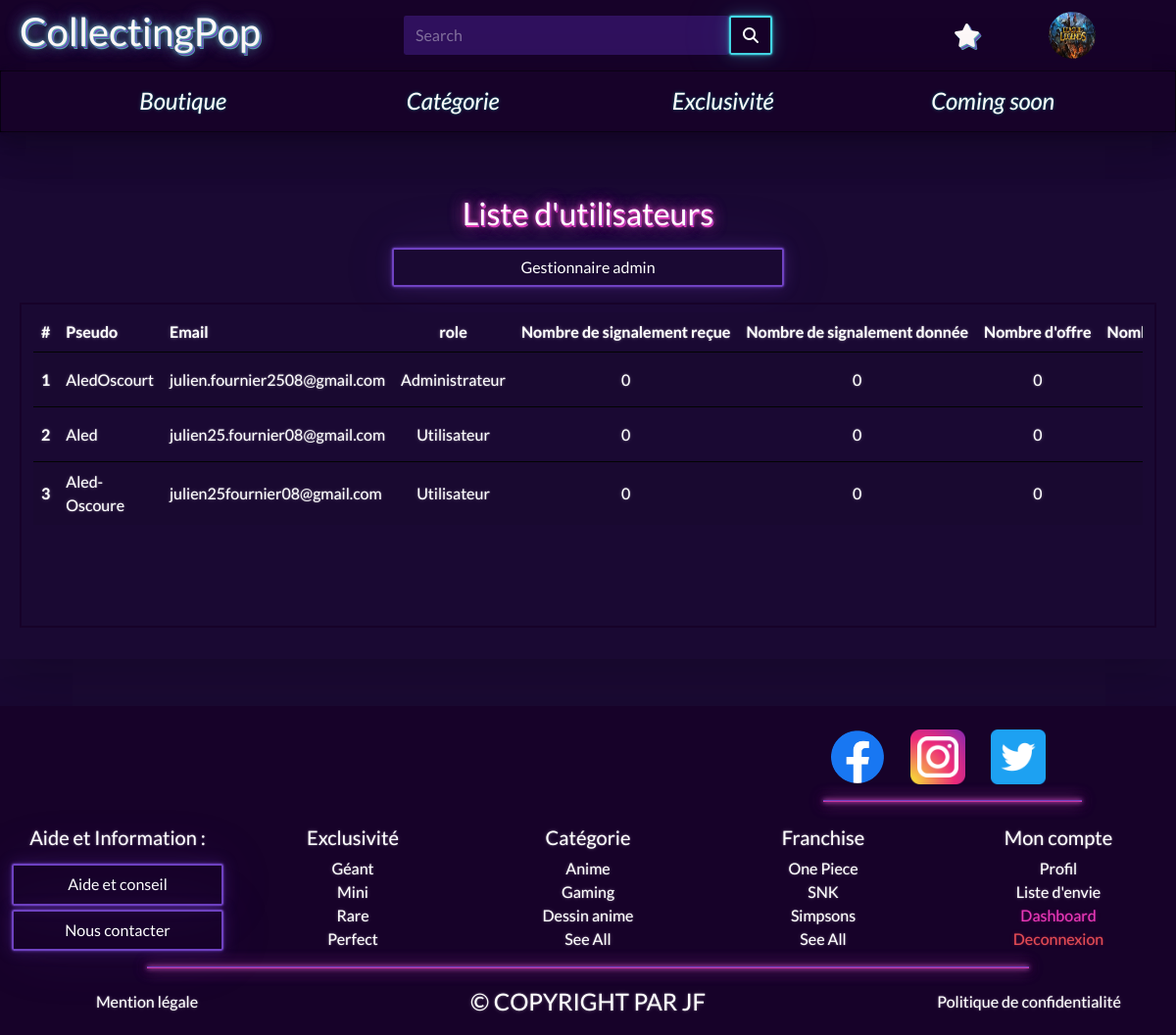
/admin/usersGestion.php (signed in), run on an earlier commit of the app's database.
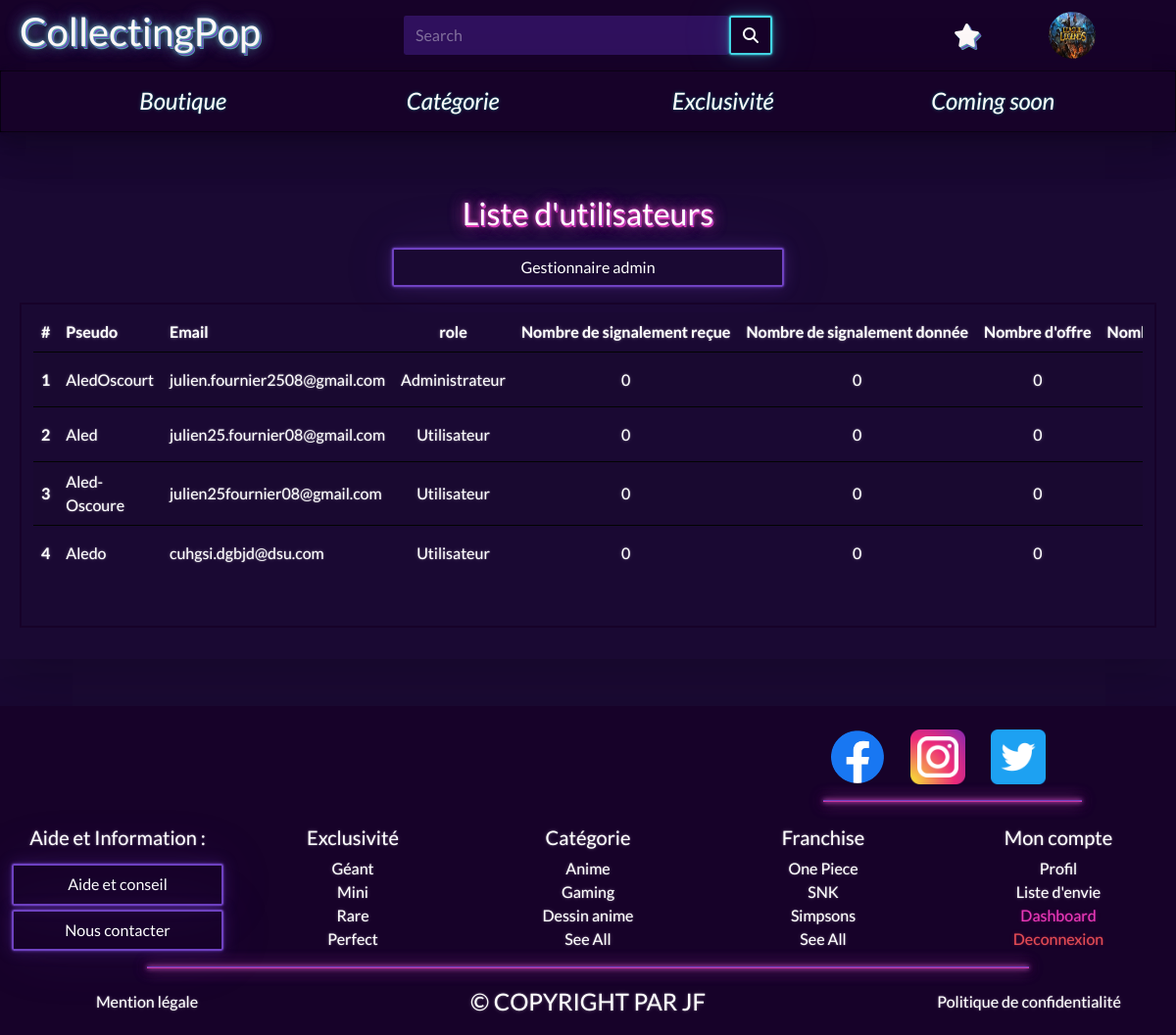
And on a later commit of the database.
### tables this page shows
CREATE TABLE `s4u3u_users` (
  `id` int(11) NOT NULL AUTO_INCREMENT,
  `profilePicture` varchar(255) DEFAULT NULL,
  `userName` varchar(25) NOT NULL,
  `email` varchar(255) NOT NULL,
  `password` varchar(255) NOT NULL,
  `registerDate` date NOT NULL,
  `id_roles` int(11) NOT NULL,
  PRIMARY KEY (`id`),
  KEY `users_roles_FK` (`id_roles`),
  CONSTRAINT `users_roles_FK` FOREIGN KEY (`id_roles`) REFERENCES `s4u3u_roles` (`id`)
);

CREATE TABLE `s4u3u_roles` (
  `id` int(11) NOT NULL AUTO_INCREMENT,
  `name` varchar(25) NOT NULL,
  PRIMARY KEY (`id`)
);

### models/database.php (called while the page is built)
<?php
class database
{
    private static $db = NULL;
    protected function __construct()
    {
        if (is_null(self::$db)) {
            try {
                self::$db = new PDO('mysql:host=localhost; dbname=collectingpop;charset=UTF8', 'root', 'Aled2525');
                self::$db->setAttribute(PDO::ATTR_ERRMODE, PDO::ERRMODE_EXCEPTION);
            } catch (Exception $error) {
                die($error->getMessage());
            }
        }
        return self::$db;
    }
}

### admin/controllers/adminGestionControllers.php (called while the page is built, shortened)
<?php
$user = new users;
$usersList = $user->getUsersList();

### models/usersModel.php (called while the page is built, shortened)
<?php
class users extends database
{
    protected $db;
    public function __construct()
    {
        $this->db = parent::__construct();
    }
    public function getUsersList()
    {
        $query = 'SELECT user.id,userName,email,roles.name,count(opi.id) AS nbrOpinions,COUNT(CASE WHEN rep.id_users = user.id THEN rep.id_users END) AS nbrReportsTaken,COUNT(CASE WHEN rep.id_users_write = user.id THEN rep.id_users_write END) AS nbrReportsGifted,count(offer.id) AS nbrOffer '
            . 'FROM `s4u3u_users` AS user '
            . 'INNER JOIN `s4u3u_roles` AS roles '
            . 'ON user.id_roles = roles.id '
            . 'LEFT JOIN `s4u3u_opinions` AS opi '
            . 'ON user.id = opi.id_users '
            . 'LEFT JOIN `s4u3u_offers` As offer '
            . 'ON user.id = opi.id_users AND offer.id = opi.id_offers '
            . 'LEFT JOIN `s4u3u_reports` AS rep '
            . 'ON user.id IN (rep.id_users,rep.id_users_write) '
            . 'GROUP BY user.id ';
        $queryExecute = $this->db->query($query);
        return $queryExecute->fetchAll(PDO::FETCH_OBJ);
    }
}

### admin/usersGestion.php (the view, shortened to what this page needs)
<?php
require_once '../models/database.php';
require_once '../models/usersModel.php';
require_once 'controllers/adminGestionControllers.php';
require_once '../include/header.php';
?>
<div class="container-fluid my-5 py-3 shadow-lg">
    <div class="row mb-3">
        <h2 class="text-center pagesTitles text-white ">Liste&nbsp;d'utilisateurs</h2>
    </div>
    <div class="row">
        <?php require_once '../include/adminSidebar.php'; ?>
    </div>
    <div class="row d-md-flex gap-md-3 mx-md-2 my-3">
        <div class="col-lg border border-2 border-dark pt-2" action="usersGestion.php" method="POST">
            <div class="table-responsive tableSeeAll">
                <table class="table table-md table-hover table-striped tableAdmin">
                    <thead>
                        <tr>
                            <th scope="col">#</th>
                            <th scope="col">Pseudo</th>
                            <th scope="col">Email</th>
                            <th scope="col" class="text-center">role</th>
                            <th scope="col" class="text-center">Nombre&nbsp;de&nbsp;signalement&nbsp;reçue</th>
                            <th scope="col" class="text-center">Nombre&nbsp;de&nbsp;signalement&nbsp;donnée</th>
                            <th scope="col" class="text-center">Nombre&nbsp;d'offre</th>
                            <th scope="col" class="text-center">Nombre&nbsp;d'avis</th>
                        </tr>
                    </thead>
                    <tbody>
                        <?php foreach ($usersList as $users) { ?>
                            <tr>
                                <th class="align-middle" scope="row"><?= $users->id; ?></th>
                                <td class="align-middle"><?= $users->userName; ?></td>
                                <td class="align-middle"><?= $users->email; ?></td>
                                <td class="text-center align-middle"><?= $users->name; ?></td>
                                <td class="text-center align-middle"><?= $users->nbrReportsTaken; ?></td>
                                <td class="text-center align-middle"><?= $users->nbrReportsGifted; ?></td>
                                <td class="text-center align-middle"> <?= $users->nbrOffer; ?></td>
                                <td class="text-center align-middle"><?= $users->nbrOpinions; ?></td>
                            </tr>
                        <?php } ?>
                    </tbody>
                </table>
            </div>
        </div>
    </div>
</div>
<?php require_once '../include/footer.php'; ?>

What changed in the data, as far as the page shows it:
added s4u3u_users: id "4", userName "Aledo", email "cuhgsi.dgbjd@dsu.com", id_roles.name "Utilisateur", nbrReportsTaken "0", nbrReportsGifted "0", nbrOffer "0"
